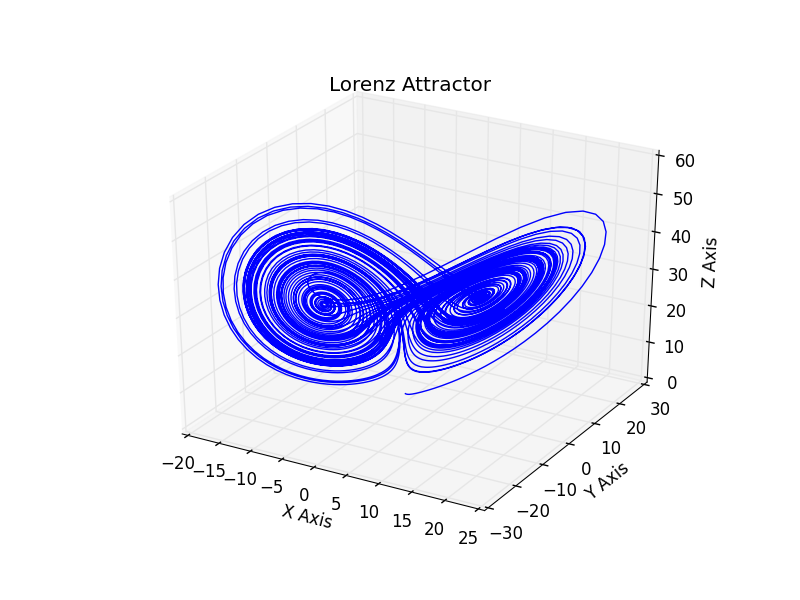

Python code for this plot:
#Lorenz Attractor
#http://journals.ametsoc.org/doi/abs/10.1175/1520-0469%281963%29020%3C0130%3ADNF%3E2.0.CO%3B2

import numpy as np
import matplotlib.pyplot as plt
from mpl_toolkits.mplot3d import Axes3D

def lorenz(x, y, z, s=10, r=28, b=2.667) :
    x_dot = s*(y - x)
    y_dot = r*x - y - x*z
    z_dot = x*y - b*z
    return x_dot, y_dot, z_dot

dt = 0.01
stepCnt = 10000

#initial values
xs = np.empty((stepCnt + 1,))
ys = np.empty((stepCnt + 1,))
zs = np.empty((stepCnt + 1,))
xs[0], ys[0], zs[0] = (0., 1., 1.05)

for i in range(stepCnt) :
    #ODE system
    x_dot, y_dot, z_dot = lorenz(xs[i], ys[i], zs[i])
    xs[i + 1] = xs[i] + (x_dot * dt)
    ys[i + 1] = ys[i] + (y_dot * dt)
    zs[i + 1] = zs[i] + (z_dot * dt)

fig = plt.figure()
ax = fig.gca(projection='3d')
ax.plot(xs, ys, zs)
ax.set_xlabel("X Axis")
ax.set_ylabel("Y Axis")
ax.set_zlabel("Z Axis")
ax.set_title("Lorenz Attractor")
plt.show()
